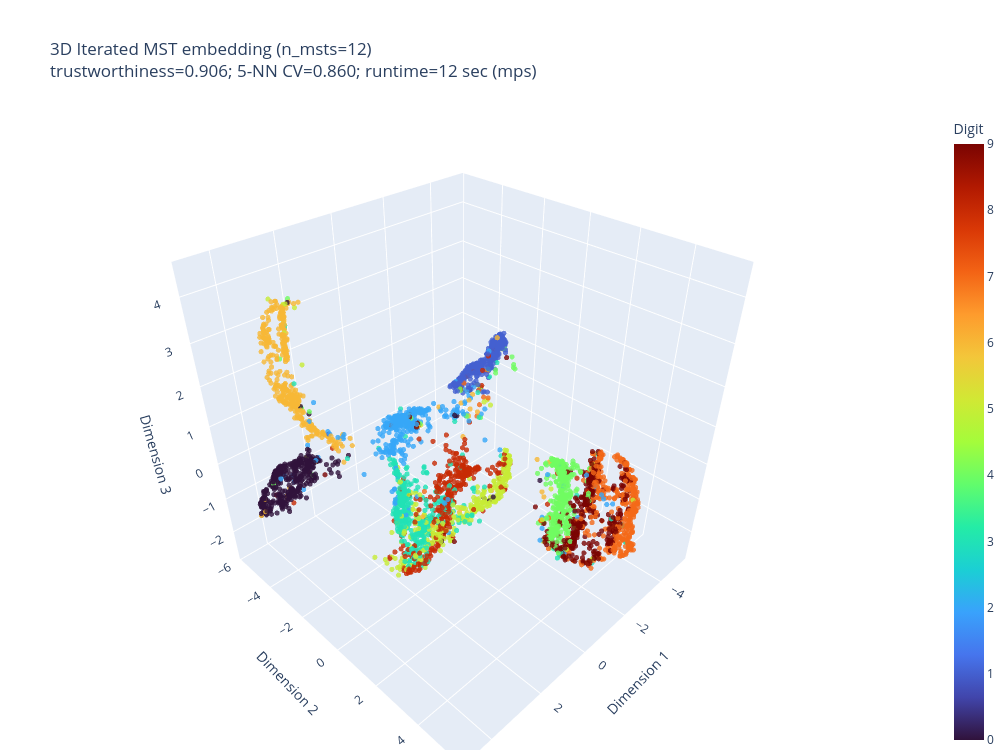

Source (notebook cell):
### Markdown cell above
## Fit and visualize the 3D embedding

The score table reports trustworthiness, five-fold 5-NN accuracy, elapsed time, and the selected compute device. The Plotly chart can be rotated, zoomed, and hovered in the notebook.

### Code cell
embedding_3d, scores_3d, figure_3d = fit_and_plot_mst_3d(
    X, labels,
    n_msts=12,
    rank_weight_exponent=0.75,
    n_epochs=500,
    batch_size=4096,
    learning_rate=0.05,
    negative_ratio=4,
    lambda_rep=1.0,
    epsilon=1e-4,
    random_state=DATA_RANDOM_STATE,
    device="auto",
)

display(figure_3d)

### Figure 1 — Plotly figure (JSON) as saved in the notebook; plotly's stock layout.template omitted (floating-point values rounded to 4 significant figures; data arrays with more than 128 entries replaced by an {"elided": "..."} marker saying what was removed)
{"data": [{"customdata": {"elided": "4000 int values"}, "hovertemplate": "Digit %{customdata}<extra></extra>", "marker": {"cmax": 9, "cmin": 0, "color": {"elided": "4000 int values"}, "colorbar": {"tickmode": "array", "tickvals": [0, 1, 2, 3, 4, 5, 6, 7, 8, 9], "title": {"text": "Digit"}}, "colorscale": [[0, "#30123b"], [0.07143, "#4145ab"], [0.1429, "#4675ed"], [0.2143, "#39a2fc"], [0.2857, "#1bcfd4"], [0.3571, "#24eca6"], [0.4286, "#61fc6c"], [0.5, "#a4fc3b"], [0.5714, "#d1e834"], [0.6429, "#f3c63a"], [0.7143, "#fe9b2d"], [0.7857, "#f36315"], [0.8571, "#d93806"], [0.9286, "#b11901"], [1, "#7a0402"]], "opacity": 0.8, "size": 3}, "mode": "markers", "showlegend": false, "type": "scatter3d", "x": {"elided": "4000 float values"}, "y": {"elided": "4000 float values"}, "z": {"elided": "4000 float values"}}], "layout": {"height": 750, "legend": {"orientation": "h", "title": {"text": "Digit"}, "x": 0.5, "xanchor": "center", "y": -0.08}, "margin": {"b": 0, "l": 0, "r": 0, "t": 110}, "scene": {"aspectmode": "cube", "xaxis": {"title": {"text": "Dimension 1"}}, "yaxis": {"title": {"text": "Dimension 2"}}, "zaxis": {"title": {"text": "Dimension 3"}}}, "title": {"text": "3D Iterated MST embedding (n_msts=12)<br>trustworthiness=0.906; 5-NN CV=0.860; runtime=12 sec (mps)"}, "width": 1000}}
